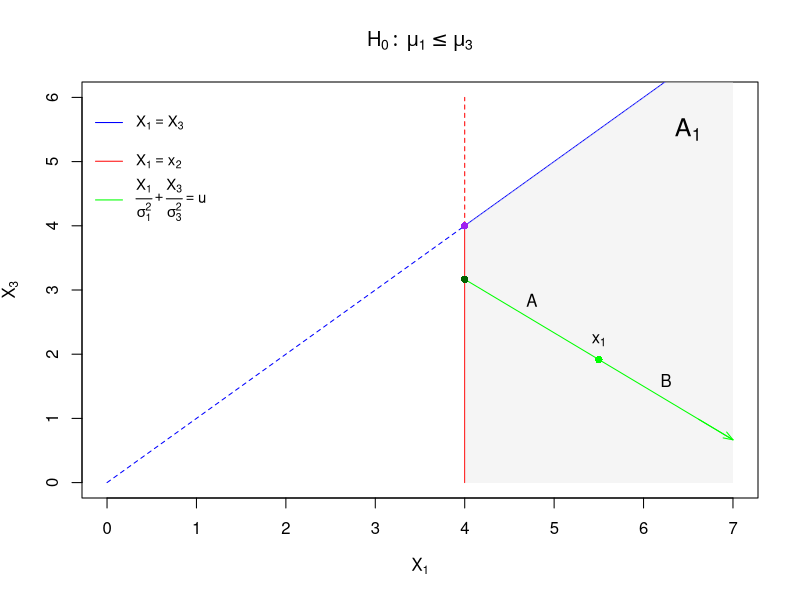

Generate this figure with R:
png(
  file.path(here::here(), "Figures", "line_segments_13.png"), 
  width = 2000, height = 1250, res = 300#1200
)

#### 1. Define parameters
x2 <- 4  # Vertical line at X_1 = x2
S1 <- 6  # Coefficient for X_1
S3 <- 5  # Coefficient for X_3  (formerly 'X_2')
u  <- 1.3  # Constant in X_1/s1 + X_3/s2 = u

#### 2. Intersection of green line with x = x2
#    The green line is: X_1/s1 + X_3/s2 = u
#    Setting X_1 = x2  =>  x2/s1 + X_3/s2 = u  =>  X_3 = s2*(u - x2/s1)
y_intersect_green <- S3 * (u - x2 / S1)
y_intersect_green

#### 3. Set up the plot range
xlim <- c(0, 7)
ylim <- c(0, 6)

plot(
  1, type = "n", xlim = xlim, ylim = ylim,
  xlab = expression(X[1]),
  ylab = expression(X[3]),             # <-- relabeled so the y-axis is now X[3]
  main = expression(H[0]: ~ mu[1] <= mu[3])
)

#### 4. Draw the diagonal line X_1 = X_3
#    (Previously X_1 = X_2; we now label it X_1 = X_3.)
#    We show it dashed up to x2, then solid after.
segments(0, 0, x2, x2, col = "blue", lty = 2)  # Dashed portion
segments(x2, x2, xlim[2], xlim[2], col = "blue", lty = 1)  # Solid portion

#### 5. Draw the vertical line at X_1 = x2
#    Solid below the diagonal, dashed above.
segments(x2, 0, x2, x2, col = "red", lty = 1)  # Solid portion
segments(x2, x2, x2, ylim[2], col = "red", lty = 2)  # Dashed portion

#### 6. Shade the area between the red and blue lines (optional)
#    For example, shading the region to the right of x2 and above X_1 = X_3
x_shade <- seq(x2, xlim[2], length.out = 100)
y_shade <- pmax(x_shade, x2)  # Just an example fill
polygon(
  c(x_shade, rev(x_shade)),
  c(rep(0, length(x_shade)), rev(y_shade)),
  col = rgb(0.9, 0.9, 0.9, 0.4),
  border = NA
)

#### 7. Draw the sloped (green) line: X_1/s1 + X_3/s2 = u
#    We start at x = x2 (where it intersects the vertical line)
#    and go to x = xlim[2].
curve(
  S3 * (u - x / S1),    # y = s2*(u - (x/s1))
  from = x2,
  to   = xlim[2],
  add  = TRUE,
  col  = "green", lty = 1
)

# Endpoint at x = xlim[2], for drawing an arrow
arrow_x_end <- xlim[2]
arrow_y_end <- S3 * (u - arrow_x_end / S1)

# Slope of the green line
slope <- -S3 / S1

# Direction vector (dx, dy) = (1, slope), scale for arrow length
dir_x <- 1
dir_y <- slope
mag <- sqrt(dir_x^2 + dir_y^2)
arrow_length <- 0.5
scale <- arrow_length / mag

# Draw the arrowhead
arrows(
  x0 = arrow_x_end - scale * dir_x,
  y0 = arrow_y_end - scale * dir_y,
  x1 = arrow_x_end,
  y1 = arrow_y_end,
  length = 0.1,
  angle  = 20,
  col    = "green"
)

#### 8. Add a point for x1 on the green line
x1 <- 5.5
y1 <- S3 * (u - x1 / S1)
points(x1, y1, col = "green", pch = 16)
# text(x1, 0, expression(X[1]), pos = 1, col = "green") # Doesn't do anything

#### 9. Label a couple of points (A, B) on the green line
x_A <- (x2+x1)/2
y_A <- S3 * (u - x_A / S1)
text(x_A, y_A + 0.3, "A", col = "black")

x_B <- (x1+xlim[2])/2
y_B <- S3 * (u - x_B / S1)
text(x_B, y_B + 0.3, "B", col = "black")

#### 10. Example of subscript notation and label near x=5
text(6.5, 5.5, expression(A[1]), col = "black", cex=1.5)
text(x1, y1 + 0.3, expression(x[1]), col = "black")

#### 11. Highlight key intersection points
#     Intersection of the vertical line x2 with the diagonal X_1 = X_3
points(x2, x2, col = "purple", pch = 16)

#     Intersection of the green line with x2
points(x2, y_intersect_green, col = "darkgreen", pch = 16)

#### 12. Legend (updated to reflect X[3] instead of X[2])
legend(
  "topleft",
  legend = c(
    expression(X[1] == X[3]),
    expression(X[1] == x[2]),
    bquote(frac(X[1], sigma[1]^2) + frac(X[3], sigma[3]^2) == u)#.(u)
  ),
  col = c("blue", "red", "green"),
  lty = c(1, 1, 1),
  bty = "n",
  cex = 0.9,
  y.intersp = 0.8
)

dev.off()